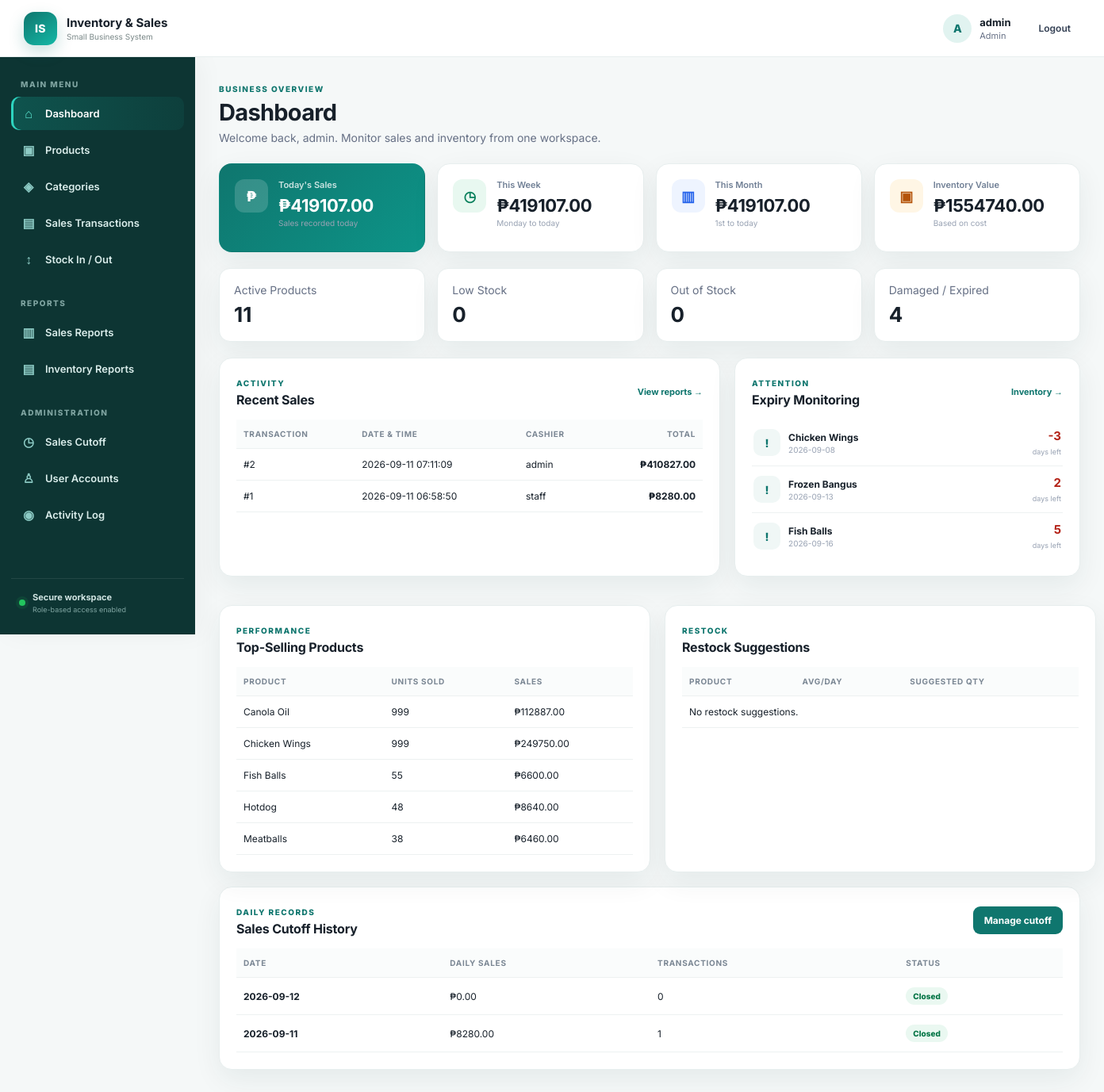
The page / (signed in) on the database its author committed.
### tables this page shows
CREATE TABLE sales (id INTEGER PRIMARY KEY AUTOINCREMENT, total REAL NOT NULL, payment REAL NOT NULL DEFAULT 0, change_amount REAL NOT NULL DEFAULT 0, created_at TEXT NOT NULL, cashier TEXT NOT NULL);

CREATE TABLE products (id INTEGER PRIMARY KEY AUTOINCREMENT, name TEXT NOT NULL, category_id INTEGER, price REAL NOT NULL DEFAULT 0, cost REAL NOT NULL DEFAULT 0, stock INTEGER NOT NULL DEFAULT 0, reorder_level INTEGER NOT NULL DEFAULT 5, expiry_date text, active integer not null default 1, FOREIGN KEY(category_id) REFERENCES categories(id) ON DELETE SET NULL);

CREATE TABLE sales_cutoffs (id INTEGER PRIMARY KEY AUTOINCREMENT, business_date TEXT UNIQUE NOT NULL, total_sales REAL NOT NULL DEFAULT 0, transaction_count INTEGER NOT NULL DEFAULT 0, closed_at TEXT NOT NULL, closed_by TEXT NOT NULL);

### app.py (the view)
@app.route("/")
@login_required
def dashboard():
    conn = db()
    periods = period_totals(conn)
    stats = {
        "products": conn.execute("SELECT COUNT(*) c FROM products WHERE active=1").fetchone()["c"],
        "inventory_value": conn.execute("SELECT COALESCE(SUM(stock*cost),0) v FROM products WHERE active=1").fetchone()["v"],
        "low_stock_count": conn.execute("SELECT COUNT(*) c FROM products WHERE active=1 AND stock>0 AND stock<=reorder_level").fetchone()["c"],
        "out_stock_count": conn.execute("SELECT COUNT(*) c FROM products WHERE active=1 AND stock=0").fetchone()["c"],
        "damaged": conn.execute("SELECT COALESCE(SUM(quantity),0) n FROM inventory_adjustments WHERE adjustment_type IN ('DAMAGED','CUSTOMER_RETURN_DAMAGED')").fetchone()["n"],
        "expired": conn.execute("SELECT COALESCE(SUM(quantity),0) n FROM inventory_adjustments WHERE adjustment_type IN ('EXPIRED','CUSTOMER_RETURN_EXPIRED')").fetchone()["n"],
        "returns": conn.execute("SELECT COALESCE(SUM(quantity),0) n FROM inventory_adjustments WHERE adjustment_type LIKE 'CUSTOMER_RETURN_%'").fetchone()["n"],
        "sales": conn.execute("SELECT COUNT(*) c FROM sales").fetchone()["c"],
        "revenue": conn.execute("SELECT COALESCE(SUM(total),0) t FROM sales").fetchone()["t"],
    }
    low_stock = conn.execute("""
        SELECT p.*, c.name category FROM products p
        LEFT JOIN categories c ON c.id=p.category_id
        WHERE p.stock <= p.reorder_level ORDER BY p.stock ASC LIMIT 8
    """).fetchall()
    recent_sales = conn.execute("SELECT * FROM sales ORDER BY id DESC LIMIT 8").fetchall()
    near_expiry = conn.execute("SELECT p.*, CAST(julianday(p.expiry_date)-julianday(?) AS INTEGER) days_left FROM products p WHERE p.active=1 AND p.expiry_date IS NOT NULL AND date(p.expiry_date)<=date(?, '+7 day') ORDER BY date(p.expiry_date) LIMIT 8", (today_str(),today_str())).fetchall()
    top_products = conn.execute("SELECT p.name,SUM(si.quantity) qty,SUM(si.subtotal) sales FROM sale_items si JOIN products p ON p.id=si.product_id GROUP BY si.product_id ORDER BY qty DESC LIMIT 5").fetchall()
    forecast=[]
    for prod in conn.execute("SELECT id,name,stock FROM products WHERE active=1 ORDER BY name").fetchall():
        sold=conn.execute("SELECT COALESCE(SUM(si.quantity),0) q FROM sale_items si JOIN sales ss ON ss.id=si.sale_id WHERE si.product_id=? AND date(ss.created_at)>=date(?, '-30 day')",(prod["id"],today_str())).fetchone()["q"]
        avg=sold/30
        suggested=max(0,int(round(avg*7))-prod["stock"])
        if suggested>0 or prod["stock"]==0: forecast.append({"name":prod["name"],"avg":round(avg,1),"suggested":suggested})
    forecast=sorted(forecast,key=lambda x:(-x["suggested"],x["name"]))[:6]
    cutoff = conn.execute("SELECT * FROM sales_cutoffs ORDER BY business_date DESC LIMIT 7").fetchall()
    today_cutoff = conn.execute("SELECT * FROM sales_cutoffs WHERE business_date=?", (today_str(),)).fetchone()
    conn.close()
    return render_template("dashboard.html", stats=stats, periods=periods,
                           low_stock=low_stock, recent_sales=recent_sales,
                           cutoff=cutoff, today_cutoff=today_cutoff, near_expiry=near_expiry, top_products=top_products, forecast=forecast)

### app.py (called while the page is built)
def db():
    conn = sqlite3.connect(DB)
    conn.row_factory = sqlite3.Row
    conn.execute("PRAGMA foreign_keys = ON")
    return conn

def today_str():
    return date.today().isoformat()

def login_required(f):
    @wraps(f)
    def wrapped(*args, **kwargs):
        if "user_id" not in session:
            return redirect(url_for("login"))
        return f(*args, **kwargs)
    return wrapped

def period_totals(conn):
    today = date.today()
    start_week = today - timedelta(days=today.weekday())
    start_month = today.replace(day=1)
    total = lambda d: conn.execute(
        "SELECT COALESCE(SUM(total),0) t FROM sales WHERE date(created_at)>=date(?)",
        (d.isoformat(),)
    ).fetchone()["t"]
    return {
        "today": total(today),
        "week": total(start_week),
        "month": total(start_month),
    }

### templates/dashboard.html
{% extends "base.html" %}{% block content %}
<div class="page-head"><div><span class="eyebrow">BUSINESS OVERVIEW</span><h1>Dashboard</h1><p>Welcome back, {{session.username}}. Monitor sales and inventory from one workspace.</p></div></div>
<div class="metric-grid">
<div class="metric-card primary"><div class="metric-icon">₱</div><div><span>Today's Sales</span><strong>₱{{"%.2f"|format(periods.today)}}</strong><small>Sales recorded today</small></div></div>
<div class="metric-card"><div class="metric-icon green">◷</div><div><span>This Week</span><strong>₱{{"%.2f"|format(periods.week)}}</strong><small>Monday to today</small></div></div>
<div class="metric-card"><div class="metric-icon blue">▥</div><div><span>This Month</span><strong>₱{{"%.2f"|format(periods.month)}}</strong><small>1st to today</small></div></div>
<div class="metric-card"><div class="metric-icon amber">▣</div><div><span>Inventory Value</span><strong>₱{{"%.2f"|format(stats.inventory_value)}}</strong><small>Based on cost</small></div></div>
</div>
<div class="cards"><div class="card"><span>Active Products</span><b>{{stats.products}}</b></div><div class="card"><span>Low Stock</span><b>{{stats.low_stock_count}}</b></div><div class="card"><span>Out of Stock</span><b>{{stats.out_stock_count}}</b></div><div class="card"><span>Damaged / Expired</span><b>{{stats.damaged + stats.expired}}</b></div></div>
<div class="dashboard-grid">
<section class="panel"><div class="panel-head"><div><span class="eyebrow">ACTIVITY</span><h2>Recent Sales</h2></div><a class="text-link" href="{{url_for('sales_report')}}">View reports →</a></div><div class="table-wrap"><table><tr><th>Transaction</th><th>Date & Time</th><th>Cashier</th><th class="right">Total</th></tr>{% for s in recent_sales %}<tr><td>#{{s.id}}</td><td>{{s.created_at}}</td><td>{{s.cashier}}</td><td class="right"><strong>₱{{"%.2f"|format(s.total)}}</strong></td></tr>{% else %}<tr><td colspan="4" class="empty-row">No sales recorded yet.</td></tr>{% endfor %}</table></div></section>
<section class="panel"><div class="panel-head"><div><span class="eyebrow">ATTENTION</span><h2>Expiry Monitoring</h2></div><a class="text-link" href="{{url_for('inventory_report')}}">Inventory →</a></div><div class="stock-list">{% for p in near_expiry %}<div class="stock-row"><div class="stock-avatar">!</div><div class="stock-info"><strong>{{p.name}}</strong><span>{{p.expiry_date}}</span></div><div class="stock-count"><strong>{{p.days_left}}</strong><small>days left</small></div></div>{% else %}<div class="empty-state"><span>✓</span><strong>No near-expiry products</strong><small>Nothing is expiring within 7 days.</small></div>{% endfor %}</div></section>
</div>
<div class="grid2"><section class="panel"><div class="panel-head"><div><span class="eyebrow">PERFORMANCE</span><h2>Top-Selling Products</h2></div></div><table><tr><th>Product</th><th>Units Sold</th><th>Sales</th></tr>{% for p in top_products %}<tr><td>{{p.name}}</td><td>{{p.qty}}</td><td>₱{{"%.2f"|format(p.sales)}}</td></tr>{% else %}<tr><td colspan="3">No sales yet.</td></tr>{% endfor %}</table></section>
<section class="panel"><div class="panel-head"><div><span class="eyebrow">RESTOCK</span><h2>Restock Suggestions</h2></div></div><table><tr><th>Product</th><th>Avg/Day</th><th>Suggested Qty</th></tr>{% for p in forecast %}<tr><td>{{p.name}}</td><td>{{p.avg}}</td><td><span class="badge low">{{p.suggested}}</span></td></tr>{% else %}<tr><td colspan="3">No restock suggestions.</td></tr>{% endfor %}</table></section></div>
<section class="panel"><div class="panel-head"><div><span class="eyebrow">DAILY RECORDS</span><h2>Sales Cutoff History</h2></div>{% if session.role=='Admin' %}<a class="btnlink" href="{{url_for('sales_cutoff')}}">Manage cutoff</a>{% endif %}</div><div class="table-wrap"><table><tr><th>Date</th><th>Daily Sales</th><th>Transactions</th><th>Status</th></tr>{% for c in cutoff %}<tr><td><strong>{{c.business_date}}</strong></td><td>₱{{"%.2f"|format(c.total_sales)}}</td><td>{{c.transaction_count}}</td><td><span class="status-pill ok">Closed</span></td></tr>{% else %}<tr><td colspan="4">No cutoff records yet.</td></tr>{% endfor %}</table></div></section>
{% endblock %}

### templates/base.html (shortened to what this page needs)
<!doctype html>
<html lang="en">
<head>
<link rel="stylesheet" href="{{ url_for('static', filename='css/style.css') }}">
</head>
<body>
{% if session.get("user_id") %}
<div class="app-shell">
<header class="topbar">
  <div class="topbar-left">
    <div class="brand"><span class="brand-mark">IS</span><span><strong>Inventory &amp; Sales</strong><small>Small Business System</small></span></div>
  </div>
  <div class="top-user">
    <div class="user-avatar">{{ session.username[:1]|upper }}</div>
    <div class="user-meta"><strong>{{ session.username }}</strong><span>{{ session.role }}</span></div>
    <a class="logout-link" href="{{ url_for('logout') }}">Logout</a>
  </div>
</header>
<div class="layout">
<aside class="sidebar">
  <div class="nav-label">MAIN MENU</div>
  <a class="nav-item {% if request.endpoint=='dashboard' %}active{% endif %}" href="{{ url_for('dashboard') }}"><span class="nav-icon">⌂</span>Dashboard</a>
  <a class="nav-item {% if request.endpoint in ['products','edit_product'] %}active{% endif %}" href="{{ url_for('products') }}"><span class="nav-icon">▣</span>Products</a>
  <a class="nav-item {% if request.endpoint in ['categories','edit_category'] %}active{% endif %}" href="{{ url_for('categories') }}"><span class="nav-icon">◈</span>Categories</a>
  <a class="nav-item {% if request.endpoint=='sales' %}active{% endif %}" href="{{ url_for('sales') }}"><span class="nav-icon">▤</span>Sales Transactions</a>
  {% if session.role == "Admin" %}<a class="nav-item {% if request.endpoint=='stock' %}active{% endif %}" href="{{ url_for('stock') }}"><span class="nav-icon">↕</span>Stock In / Out</a>{% endif %}
  <div class="nav-label report-label">REPORTS</div>
  <a class="nav-item {% if request.endpoint=='sales_report' %}active{% endif %}" href="{{ url_for('sales_report') }}"><span class="nav-icon">▥</span>Sales Reports</a>
  <a class="nav-item {% if request.endpoint=='inventory_report' %}active{% endif %}" href="{{ url_for('inventory_report') }}"><span class="nav-icon">▤</span>Inventory Reports</a>
  {% if session.role == "Admin" %}
  <div class="nav-label report-label">ADMINISTRATION</div>
  <a class="nav-item {% if request.endpoint=='sales_cutoff' %}active{% endif %}" href="{{ url_for('sales_cutoff') }}"><span class="nav-icon">◷</span>Sales Cutoff</a>
  <a class="nav-item {% if request.endpoint=='admin' %}active{% endif %}" href="{{ url_for('admin') }}"><span class="nav-icon">♙</span>User Accounts</a>
  <a class="nav-item {% if request.endpoint=='audit_log' %}active{% endif %}" href="{{ url_for('audit_log') }}"><span class="nav-icon">◉</span>Activity Log</a>
  {% endif %}
  <div class="sidebar-footer"><span class="secure-dot"></span><div><strong>Secure workspace</strong><small>Role-based access enabled</small></div></div>
</aside>
<main class="main-content">
{% block content %}{% endblock %}
</main>
</div>
</div>
{% else %}{% block login %}{% endblock %}{% endif %}
</body>
</html>

### rows shown on the page
sales: id "2", created_at "2026-09-11 07:11:09", cashier "admin", total "410827.00"
sales: id "1", created_at "2026-09-11 06:58:50", cashier "staff", total "8280.00"
products: name "Chicken Wings", expiry_date "2026-09-08", days_left "-3"
products: name "Frozen Bangus", expiry_date "2026-09-13", days_left "2"
products: name "Fish Balls", expiry_date "2026-09-16", days_left "5"
products: name "Canola Oil", qty "999", sales "112887.00"
products: name "Hotdog", qty "48", sales "8640.00"
products: name "Meatballs", qty "38", sales "6460.00"
sales_cutoffs: business_date "2026-09-12", total_sales "0.00", transaction_count "0"
sales_cutoffs: business_date "2026-09-11", total_sales "8280.00", transaction_count "1"

### other values the page prints
{{ session.username[:1]|upper }} "A"
{{ session.username }} "admin"
{{ session.role }} "Admin"
{{ "%.2f"|format(periods.today) }} "419107.00"
{{ "%.2f"|format(periods.week) }} "419107.00"
{{ "%.2f"|format(periods.month) }} "419107.00"
{{ "%.2f"|format(stats.inventory_value) }} "1554740.00"
{{ stats.products }} "11"
{{ stats.low_stock_count }} "0"
{{ stats.out_stock_count }} "0"
{{ stats.damaged + stats.expired }} "4"
{{ p.name }} "Chicken Wings" "Fish Balls"
{{ p.qty }} "999" "55"
{{ "%.2f"|format(p.sales) }} "249750.00" "6600.00"
